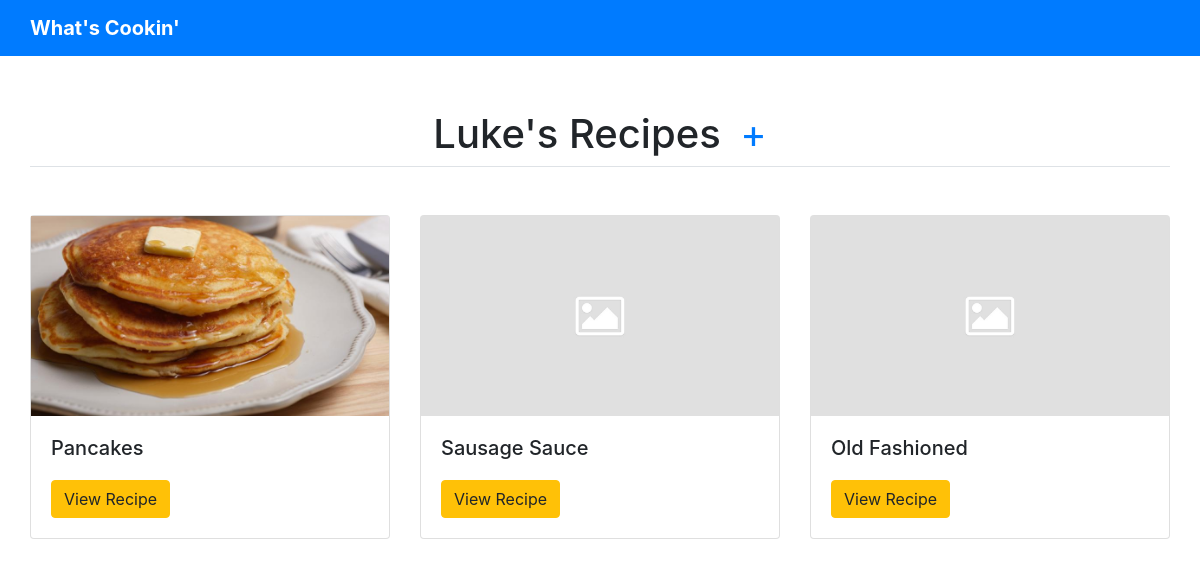
Page /cookbook/ on the earlier database version.
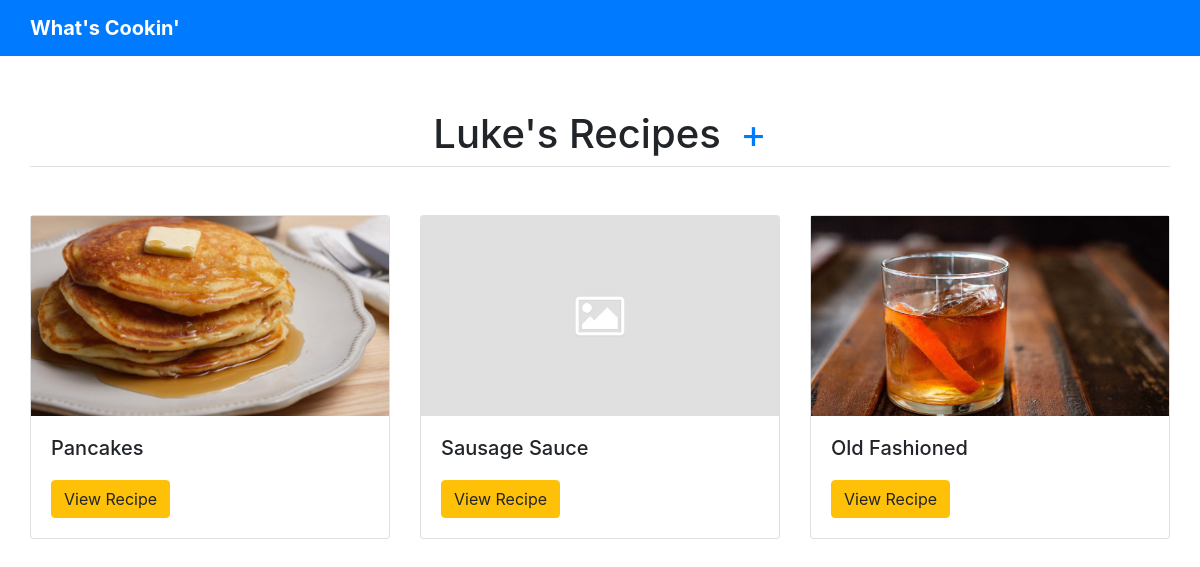
Same page on the later database version.
### cookbook/models.py (models this page shows, shortened)
class Recipe(models.Model):
    CATEGORIES = (
        ('breakfast', 'Breakfast'),
        ('lunch', 'Lunch'),
        ('dinner', 'Dinner'),
        ('dessert', 'Dessert'),
        ('snack', 'Snack'),
        ('beverage', 'Beverage'),
        ('other', 'Other')
    )
    title = models.CharField(u'Title', max_length=200)
    category = models.CharField(
        max_length=15, choices=CATEGORIES, default='green')
    description = models.CharField(max_length=250, blank=True)
    ingredients = models.TextField(
        u'Ingredients', help_text=u'One ingredient per line', blank=True)
    preparation = models.TextField(u'Preparation', blank=True)
    tips = models.TextField(u'Helpful Tips', blank=True)
    link = models.TextField(
        u'Link(s)', default='', blank=True)
    photo = models.ImageField(upload_to='images', blank=True)
    class Meta:
        verbose_name = u'Recipe'
        verbose_name_plural = u'Recipes'

### cookbook/views.py (the view)
# urls.py: path('', views.index, name='index'),
def index(request):
    latest_recipe = Recipe.objects.all()[:5]
    template = loader.get_template('cookbook/index.html')
    context = {
        'latest_recipe': latest_recipe,
    }
    return HttpResponse(template.render(context, request))

### cookbook/templates/cookbook/index.html (shortened to what this page needs)
{% extends 'base.html' %} {% block content %}
<div class="text-center border-bottom mb-5">
<h1 class="d-inline-block">Luke's Recipes</h1>
<a href="{% url 'cookbookNamespace:add' %}" style="font-size: 40px; margin-left: 15px;">+</a>
</div>
<div class="row row-cols-1 row-cols-sm-2 row-cols-md-3">
  {% if latest_recipe %} {% for recipe in latest_recipe %}
  <div class="col mb-5">
    <div class="card">
      {% load static %}
      {% if recipe.photo %}
      <img src="{{recipe.photo.url}}" alt="{{recipe.title}} image" style="max-height: 200px; object-fit: cover;">
      {% else %}
      <img src="{% static "cookbook/image-placeholder.jpg" %}"
      alt="{{recipe.title}} image" style="max-height: 200px; object-fit: cover;">
      {% endif %}
      <div class="card-body">
        <h5 class="card-title">{{recipe.title}}</h5>
        <a href="{% url 'cookbookNamespace:detail' recipe.id %}" class="btn btn-warning mt-2"
          >View Recipe</a>
      </div>
    </div>
  </div>
  {% endfor %} {% else %}
    <p>No recipes available</p>
  </div>
  {% endif %}
</div>
{% endblock %}

### cookbook/templates/base.html (shortened to what this page needs)
<!DOCTYPE html>
<html lang="en">
  <head>
    <link
      rel="stylesheet"
      href="https://stackpath.bootstrapcdn.com/bootstrap/4.5.0/css/bootstrap.min.css"
    />
  </head>
  <body>
    {% include 'partials/_navbar.html' %}
    <div class="container">
      <div class="row">
        <div class="m-auto w-100">
          {% block content %}{% endblock %}
        </div>
      </div>
    </div>
  </body>
</html>

### cookbook/templates/partials/_navbar.html
<nav class="navbar navbar-dark bg-primary mb-5">
  <div class="container">
    <a
      class="navbar-brand row font-weight-bold"
      href="{% url 'cookbookNamespace:index' %}"
      >What's Cookin'</a
    >
  </div>
</nav>

Differences in the rows shown:
changed Recipe "Old Fashioned": photo: picture added
